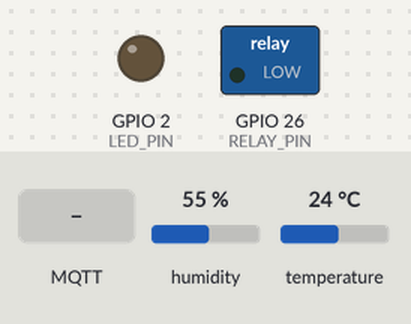
Recording of a sketch running on a simulated ESP32. Parts: switched loads named in the sketch (green lamp = pin HIGH), output pins drawn as LEDs (lit = HIGH). Inputs (shaded band) come from the test bench; at power-on: humidity 55 %, temperature 24 °C. WiFi joins after 1.5 s; servers stay silent unless stated; random numbers use the default seed unless the sketch sets one; no MQTT or app messages arrive unless stated; what the sketch prints to the serial monitor is not drawn.

Above: at 2.7 s.
2.8 s: MQTT message "ON" arrives on the first subscribed topic
At 4.0 s:
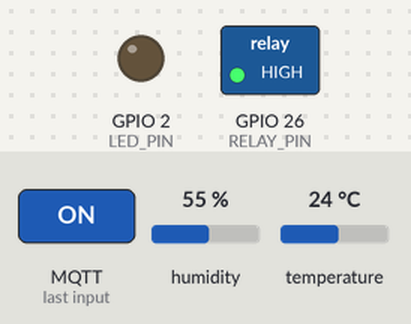
4.3 s: MQTT message "5" arrives on the second subscribed topic
At 5.2 s:
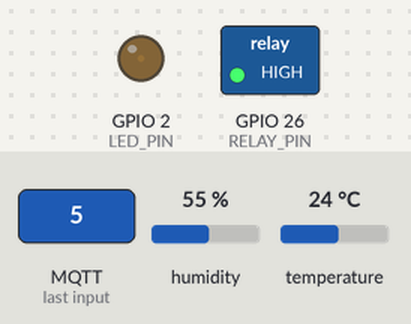
5.8 s: MQTT message "OFF" arrives on the first subscribed topic
At 6.4 s:
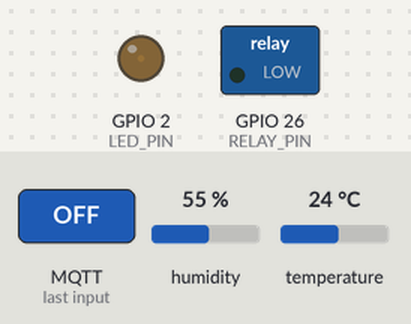
7.3 s: MQTT message "90" arrives on the second subscribed topic
At 8.5 s:
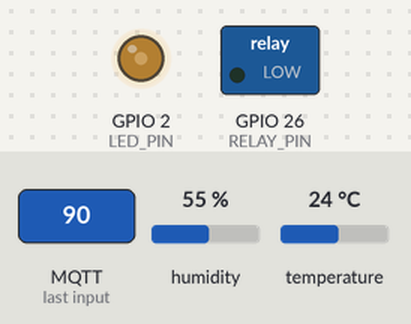
8.8 s: MQTT message "200" arrives on the second subscribed topic
At 9.8 s:
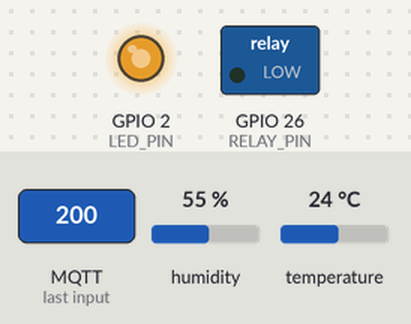
Timing chart, 0 to 11.8 s (numbered marks = the images above; inputs shaded):
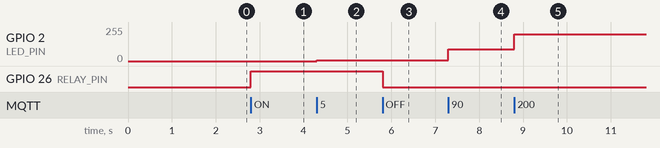

Measured:
- after the input at 2.8 s, GPIO 26 (RELAY_PIN): LOW → HIGH at once
- after the input at 4.3 s, GPIO 2 (LED_PIN): 0/255 → 5/255 at once
- after the input at 5.8 s, GPIO 26 (RELAY_PIN): HIGH → LOW at once
- after the input at 7.3 s, GPIO 2 (LED_PIN): 5/255 → 90/255 at once
- after the input at 8.8 s, GPIO 2 (LED_PIN): 90/255 → 199/255 at once

The sketch:

esp32_iot_mqtt.ino
```cpp
#include <WiFi.h>
#include <PubSubClient.h>
#include <DHT.h>

// ====== GANTI SESUAI KEBUTUHAN ======
const char* WIFI_SSID = "Wokwi-GUEST";   // ganti dengan WiFi asli jika pakai ESP32 fisik
const char* WIFI_PASS = "";              // password WiFi (kosong untuk Wokwi)
const char* NIM       = "2410010140";      // <- GANTI dengan NIM kamu

const char* MQTT_SERVER = "broker.hivemq.com";
const int   MQTT_PORT   = 1883;
// ====================================

#define DHT_PIN    4
#define DHT_TYPE   DHT22
#define RELAY_PIN  26
#define LED_PIN    2

#define PWM_FREQ   5000
#define PWM_RES    8       // 8 bit -> 0-255
#define PWM_CH     0       // dipakai di core 2.x

DHT dht(DHT_PIN, DHT_TYPE);
WiFiClient espClient;
PubSubClient client(espClient);

String topicSuhu, topicRelay, topicPwm;
unsigned long lastSend = 0;
const unsigned long SEND_INTERVAL = 3000;  // 3 detik

void pwmWrite(int duty) {
#if defined(ESP_ARDUINO_VERSION_MAJOR) && ESP_ARDUINO_VERSION_MAJOR >= 3
  ledcWrite(LED_PIN, duty);
#else
  ledcWrite(PWM_CH, duty);
#endif
}

void setupPwm() {
#if defined(ESP_ARDUINO_VERSION_MAJOR) && ESP_ARDUINO_VERSION_MAJOR >= 3
  ledcAttach(LED_PIN, PWM_FREQ, PWM_RES);
#else
  ledcSetup(PWM_CH, PWM_FREQ, PWM_RES);
  ledcAttachPin(LED_PIN, PWM_CH);
#endif
  pwmWrite(0);
}

void setupWifi() {
  Serial.print("Menghubungkan WiFi");
  WiFi.begin(WIFI_SSID, WIFI_PASS);
  while (WiFi.status() != WL_CONNECTED) {
    delay(500);
    Serial.print(".");
  }
  Serial.println("\nWiFi terhubung, IP: " + WiFi.localIP().toString());
}

void callback(char* topic, byte* payload, unsigned int length) {
  String msg;
  for (unsigned int i = 0; i < length; i++) msg += (char)payload[i];
  msg.trim();
  String t = String(topic);
  Serial.println("Pesan [" + t + "]: " + msg);

  if (t == topicRelay) {
    if (msg.equalsIgnoreCase("ON")) {
      digitalWrite(RELAY_PIN, HIGH);
      Serial.println("Relay ON");
    } else if (msg.equalsIgnoreCase("OFF")) {
      digitalWrite(RELAY_PIN, LOW);
      Serial.println("Relay OFF");
    }
  } else if (t == topicPwm) {
    int duty = constrain(msg.toInt(), 0, 255);
    pwmWrite(duty);
    Serial.println("PWM = " + String(duty));
  }
}

void reconnect() {
  while (!client.connected()) {
    Serial.print("Menghubungkan MQTT...");
    String clientId = "esp32-" + String(NIM) + "-" + String(random(0xffff), HEX);
    if (client.connect(clientId.c_str())) {
      Serial.println("terhubung");
      client.subscribe(topicRelay.c_str());
      client.subscribe(topicPwm.c_str());
    } else {
      Serial.print("gagal, rc=");
      Serial.println(client.state());
      delay(2000);
    }
  }
}

void setup() {
  Serial.begin(115200);

  topicSuhu  = "iot/" + String(NIM) + "/sensor/suhu";
  topicRelay = "iot/" + String(NIM) + "/aktuator/relay";
  topicPwm   = "iot/" + String(NIM) + "/aktuator/pwm";

  pinMode(RELAY_PIN, OUTPUT);
  digitalWrite(RELAY_PIN, LOW);
  setupPwm();
  dht.begin();

  setupWifi();
  client.setServer(MQTT_SERVER, MQTT_PORT);
  client.setCallback(callback);
}

void loop() {
  if (!client.connected()) reconnect();
  client.loop();

  unsigned long now = millis();
  if (now - lastSend >= SEND_INTERVAL) {
    lastSend = now;
    float suhu = dht.readTemperature();
    if (isnan(suhu)) {
      Serial.println("Gagal membaca DHT22!");
      return;
    }
    char buf[10];
    dtostrf(suhu, 4, 1, buf);
    client.publish(topicSuhu.c_str(), buf);
    Serial.println("Suhu terkirim: " + String(buf) + " C");
  }
}
```
